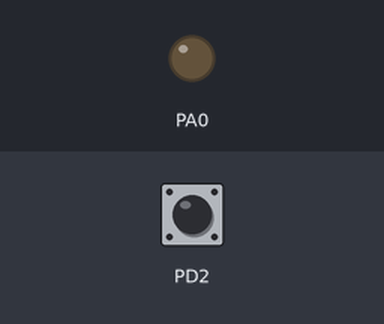
The program below on a simulated ATmega32, built with avr-gcc and emulated at 8 MHz. Shown: output pins drawn as LEDs (lit = HIGH). Inputs (shaded band) come from the test bench; at power-on: PD2 HIGH.

Above: at 1.2 s.
1.3 s: PD2 pulled LOW for 0.15 s
At 2.2 s:
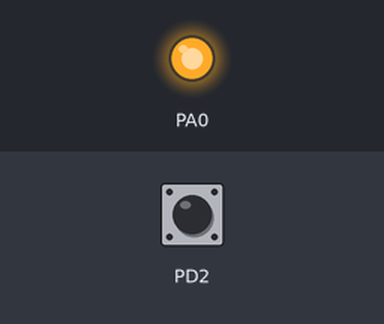
2.9 s: PD2 pulled LOW for 1 s
At 3.4 s:
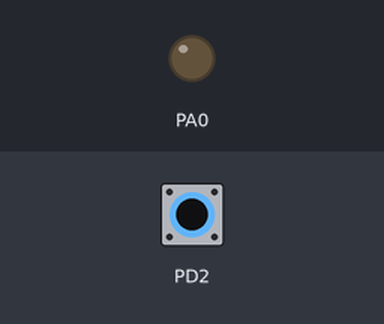
5.4 s: PD2 pulled LOW for 3.2 s
At 6.5 s:
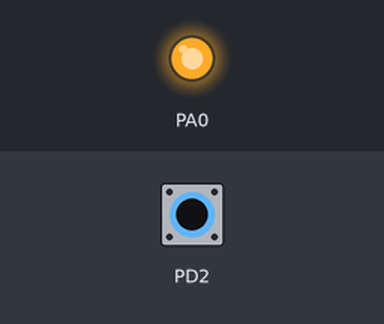
Timing chart, 0 to 8.4 s (numbered marks = the images above; inputs shaded):
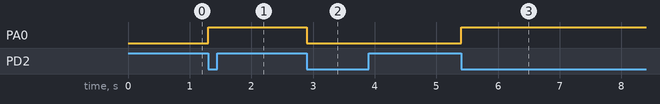

Measured:
- after the input at 1.3 s, PA0: LOW → HIGH at once
- after the input at 2.9 s, PA0: HIGH → LOW at once
- after the input at 5.4 s, PA0: LOW → HIGH at once

The program:

main.c
```c
/*
 * main.c
 *
 *  Created on: Jun 2, 2022
 *      Author: mazen
 */

#include "../LIB/STD_TYPES.h"
#include "../MCAL/DIO/DIO_int.h"
#include "../MCAL/EXTI/EXTI_int.h"

#include "../MCAL/GIE/GIE_int.h"

#include <avr/io.h>
#include <avr/interrupt.h>

ISR(INT0_vect)
{
	MDIO_vTogPinVal(DIO_PORTA, DIO_PIN0);
}


int main(void)
{
	MDIO_vSetPinDir(DIO_PORTD, DIO_PIN2 ,DIO_INPUT);
	MDIO_vSetPinVal(DIO_PORTD, DIO_PIN2, DIO_HIGH); // enable pull up resistor on PD2
	MDIO_vSetPinDir(DIO_PORTA, DIO_PIN0, DIO_OUTPUT);
	MEXTI_vInit();

	MGIE_vEnableGlobalInterrupt();


	while(1)
	{

	}
}
```

BIT_MATH.h
```c
/*********************************************************/
/* Author      : Ahmed Assaf                             */
/* Date        : 29 JUL 2020                             */
/* Version     : V01                                     */
/*********************************************************/
#ifndef BIT_MATH_H
#define BIT_MATH_H

#define SET_BIT(VAR,BIT)          VAR |=  (1 << (BIT))
#define CLR_BIT(VAR,BIT)          VAR &= ~(1 << (BIT))
#define GET_BIT(VAR,BIT)          ((VAR >> BIT) & 1  )
#define TOG_BIT(VAR,BIT)          VAR ^=  (1 << (BIT))


#endif 
```

STD_TYPES.h
```c
/******************************************************/
/* Author    : Ahmed Assaf                            */
/* Date      : 29 JUL 2020                            */
/* Version   : V01                                    */
/******************************************************/
#ifndef STD_TYPES_H
#define STD_TYPES_H

typedef unsigned char        u8 ;
typedef unsigned short int   u16;
typedef unsigned long  int   u32;


typedef signed char        s8 ;
typedef signed short int   s16;
typedef signed long  int   s32;
#endif
```

DIO_int.h
```c
/*
 * DIO_int.h
 *
 *  Created on: May 17, 2022
 *      Author: mazen
 */

#ifndef MCAL_DIO_DIO_INT_H_
#define MCAL_DIO_DIO_INT_H_

typedef enum
{
	OK=1,
	NOK=0
}Error_t;


#define DIO_PORTA   0
#define DIO_PORTB   1
#define DIO_PORTC   2
#define DIO_PORTD   3

#define DIO_PIN0    0
#define DIO_PIN1    1
#define DIO_PIN2	2
#define DIO_PIN3    3
#define DIO_PIN4    4
#define DIO_PIN5    5
#define DIO_PIN6    6
#define DIO_PIN7    7


#define DIO_OUTPUT  1
#define DIO_INPUT	0

#define DIO_HIGH    1
#define DIO_LOW		0


void MDIO_vSetPinDir( u8 A_u8PortNo, u8 A_u8PinNo , u8 A_u8Dir );
void MDIO_vSetPinVal(u8 A_u8PortNo, u8 A_u8PinNo ,u8 A_u8Val );
u8   MDIO_u8GetPinVal(u8 A_u8PortNo, u8 A_u8PinNo);
void MDIO_vSetPortDir(u8 A_u8PortNo, u8 A_u8Dir);
void MDIO_vSetPortVal(u8 A_u8PortNo, u8 A_u8Val );
u8   MDIO_u8GetPortVal(u8 A_u8PortNo);

void MDIO_vTogPinVal(u8 A_u8PortNo, u8 A_u8PinNo);


#endif /* MCAL_DIO_DIO_INT_H_ */
```

DIO_prg.c
```c
/*
 * DIO_prg.c
 *
 *  Created on: May 17, 2022
 *      Author: mazen
 */

#include "../../LIB/STD_TYPES.h"
#include "../../LIB/BIT_MATH.h"

#include <avr/io.h>

#include "DIO_int.h"

void MDIO_vSetPinDir( u8 A_u8PortNo, u8 A_u8PinNo , u8 A_u8Dir )
{
	if(A_u8Dir == DIO_OUTPUT)
	{
		switch(A_u8PortNo)
		{
		case DIO_PORTA:
			SET_BIT(DDRA, A_u8PinNo);
			break;
		case DIO_PORTB:
			SET_BIT(DDRB, A_u8PinNo);
			break;
		case DIO_PORTC:
			SET_BIT(DDRC, A_u8PinNo);
			break;
		case DIO_PORTD:
			SET_BIT(DDRD, A_u8PinNo);
			break;
		}
	}
	else if(A_u8Dir == DIO_INPUT)
	{
		switch(A_u8PortNo)
		{
		case DIO_PORTA:
			CLR_BIT(DDRA, A_u8PinNo);
			break;
		case DIO_PORTB:
			CLR_BIT(DDRB, A_u8PinNo);
			break;
		case DIO_PORTC:
			CLR_BIT(DDRC, A_u8PinNo);
			break;
		case DIO_PORTD:
			CLR_BIT(DDRD, A_u8PinNo);
			break;
		}
	}

}

void MDIO_vSetPinVal(u8 A_u8PortNo, u8 A_u8PinNo ,u8 A_u8Val )
{
	if(A_u8Val == DIO_HIGH)
	{
		switch(A_u8PortNo)
		{
		case DIO_PORTA:
			SET_BIT(PORTA, A_u8PinNo);
			break;
		case DIO_PORTB:
			SET_BIT(PORTB, A_u8PinNo);
			break;
		case DIO_PORTC:
			SET_BIT(PORTC, A_u8PinNo);
			break;
		case DIO_PORTD:
			SET_BIT(PORTD, A_u8PinNo);
			break;
		}
	}
	else if(A_u8Val == DIO_LOW)
	{
		switch(A_u8PortNo)
		{
		case DIO_PORTA:
			CLR_BIT(PORTA, A_u8PinNo);
			break;
		case DIO_PORTB:
			CLR_BIT(PORTB, A_u8PinNo);
			break;
		case DIO_PORTC:
			CLR_BIT(PORTC, A_u8PinNo);
			break;
		case DIO_PORTD:
			CLR_BIT(PORTD, A_u8PinNo);
			break;
		}
	}
}

u8   MDIO_u8GetPinVal(u8 A_u8PortNo, u8 A_u8PinNo)
{
	u8 L_u8PinVal = 0;

	switch(A_u8PortNo)
	{
	case DIO_PORTA:
		L_u8PinVal = GET_BIT(PINA, A_u8PinNo);
		break;
	case DIO_PORTB:
		L_u8PinVal = GET_BIT(PINB, A_u8PinNo);
		break;
	case DIO_PORTC:
		L_u8PinVal = GET_BIT(PINC, A_u8PinNo);
		break;
	case DIO_PORTD:
		L_u8PinVal = GET_BIT(PIND, A_u8PinNo);
		break;
	}

	return L_u8PinVal;
}

void MDIO_vSetPortDir(u8 A_u8PortNo, u8 A_u8Dir)
{
	switch(A_u8PortNo)
	{
	case DIO_PORTA:
		DDRA = A_u8Dir;
		break;
	case DIO_PORTB:
		DDRB = A_u8Dir;
		break;
	}
}

void MDIO_vSetPortVal(u8 A_u8PortNo, u8 A_u8Val )
{
	switch(A_u8PortNo)
	{
	case DIO_PORTA:
		PORTA = A_u8Val;
		break;
	case DIO_PORTB:
		PORTB = A_u8Val;
		break;
	}
}

u8   MDIO_u8GetPortVal(u8 A_u8PortNo)
{
	return 0;
}


void MDIO_vTogPinVal(u8 A_u8PortNo, u8 A_u8PinNo)
{
	switch(A_u8PortNo)
	{
	case DIO_PORTA:
		TOG_BIT(PORTA, A_u8PinNo);
		break;
	}
}
```

EXTI_cfg.h
```c
/*
 * EXTI_cfg.h
 *
 *  Created on: Jun 2, 2022
 *      Author: mazen
 */

#ifndef MCAL_EXTI_EXTI_CFG_H_
#define MCAL_EXTI_EXTI_CFG_H_


#define EXTI_LINE0			ENABLE
#define EXTI_LINE1			DISABLE
#define EXTI_LINE2			DISABLE

/**
 * Options:
 * EXTI_FALLING ,
 * EXTI_RISING,
 * EXTI_ONCHANGE
 */
#define EXTI_LIN0_SENSE_CTRL  EXTI_RISING


#endif /* MCAL_EXTI_EXTI_CFG_H_ */
```

EXTI_int.h
```c
/*
 * EXTI_int.h
 *
 *  Created on: Jun 2, 2022
 *      Author: mazen
 */

#ifndef MCAL_EXTI_EXTI_INT_H_
#define MCAL_EXTI_EXTI_INT_H_


void MEXTI_vInit(void);
void MEXTI_vEnableInterrupt(u8 A_u8ExtiLineNo);
void MEXTI_vDisableInterrupt(u8 A_u8ExtiLineNo);
void MEXTI_vSetSenseControl(u8 A_u8ExtiLineNo, u8 A_u8SenseCtrl);


#endif /* MCAL_EXTI_EXTI_INT_H_ */
```

EXTI_prg.c
```c
/*
 * EXTI_prg.c
 *
 *  Created on: Jun 2, 2022
 *      Author: mazen
 */


#include "../../LIB/STD_TYPES.h"
#include "../../LIB/BIT_MATH.h"

#include <avr/io.h>
#include "../DIO/DIO_int.h"

#include "EXTI_int.h"
#include "EXTI_cfg.h"

void MEXTI_vInit(void)
{

#if EXTI_LINE0==ENABLE
	/* 1- Sense control    */
#if EXTI_LIN0_SENSE_CTRL==EXTI_FALLING
	/* Falling Edge for INT0 */
	SET_BIT(MCUCR, 3);
	CLR_BIT(MCUCR, 2);
#elif EXTI_LIN0_SENSE_CTRL==EXTI_RISING
	SET_BIT(MCUCR, 3);
	SET_BIT(MCUCR, 2);
#elif EXTI_LIN0_SENSE_CTRL==EXTI_ONCHANGE
	CLR_BIT(MCUCR, 3);
	SET_BIT(MCUCR, 2);
#else
#error "Sense Control must be Falling, Rising, ..."
#endif
	/* 2- Enable interrupt */
	SET_BIT(GICR, 6);
#endif

#if EXTI_LINE1==ENABLE
	/* 1- Sense control    */
	/* Falling Edge for INT0 */
	SET_BIT(MCUCR, 1);
	CLR_BIT(MCUCR, 0);
	/* 2- Enable interrupt */
	SET_BIT(GICR, 6);
#endif

#if EXTI_LINE2==ENABLE
	/* 1- Sense control    */
	/* Falling Edge for INT0 */
	SET_BIT(MCUCSR, 6);
	/* 2- Enable interrupt */
	SET_BIT(GICR, 6);
#endif


}

void MEXTI_vEnableInterrupt(u8 A_u8ExtiLineNo)
{

}

void MEXTI_vDisableInterrupt(u8 A_u8ExtiLineNo)
{

}

void MEXTI_vSetSenseControl(u8 A_u8ExtiLineNo, u8 A_u8SenseCtrl)
{

}
```

GIE_int.h
```c
/*
 * GIE_int.h
 *
 *  Created on: Jun 2, 2022
 *      Author: mazen
 */

#ifndef MCAL_GIE_GIE_INT_H_
#define MCAL_GIE_GIE_INT_H_


void MGIE_vEnableGlobalInterrupt(void);
void MGIE_vDisableGlobalInterrupt(void);


#endif /* MCAL_GIE_GIE_INT_H_ */
```

GIE_prg.c
```c
/*
 * GIE_prg.c
 *
 *  Created on: Jun 2, 2022
 *      Author: mazen
 */


#include "../../LIB/STD_TYPES.h"
#include "../../LIB/BIT_MATH.h"

#include <avr/io.h>

#include "GIE_int.h"


void MGIE_vEnableGlobalInterrupt(void)
{
	SET_BIT(SREG, 7);
}

void MGIE_vDisableGlobalInterrupt(void)
{
	CLR_BIT(SREG, 7);
}
```
